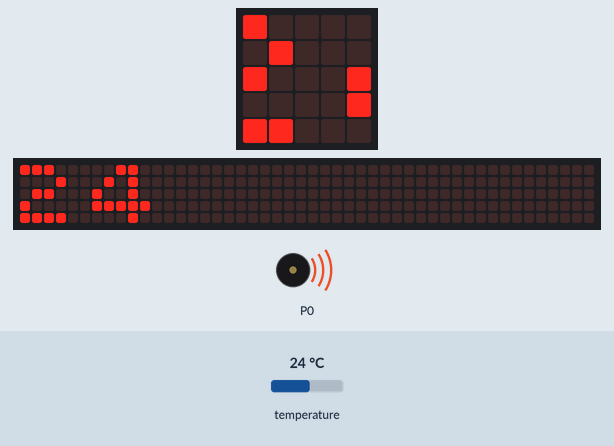
Bench run of a program on a simulated BBC micro:bit (MakeCode). Shown: the board's 5×5 LED display, a strip that is not on the board, showing the scrolling text unrolled, buzzer (waves = sounding). Inputs (shaded band) come from the test bench; at power-on: temperature 24 °C. The 48×5 strip is a reading aid, not a part: it shows the text the display is scrolling, unrolled, one strip-width of it at a time.

Above: at 1.2 s.
1.3 s: temperature set to 12 °C
At 3.4 s:
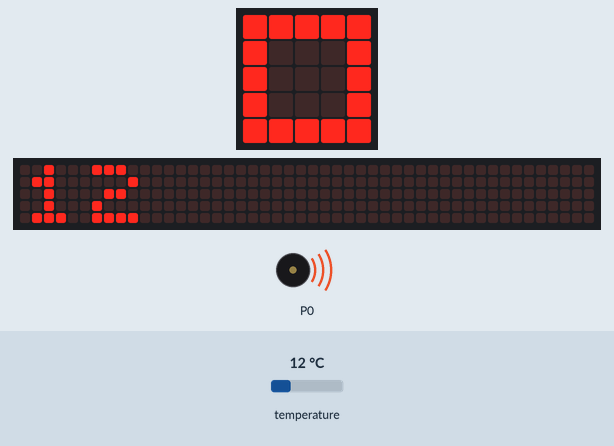
4.8 s: temperature set to 19 °C
At 6.76 s:
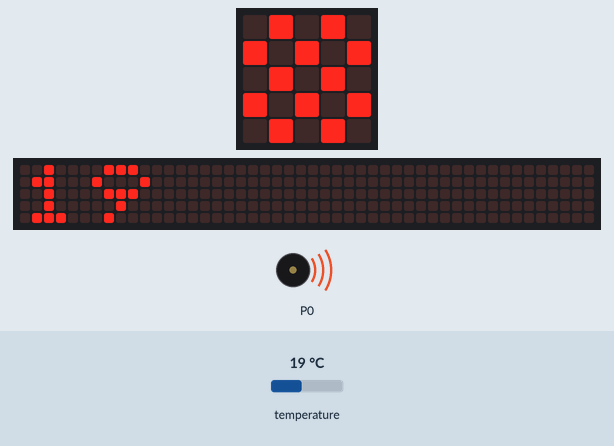
7.9 s: temperature set to 20.4 °C
At 12.43 s:
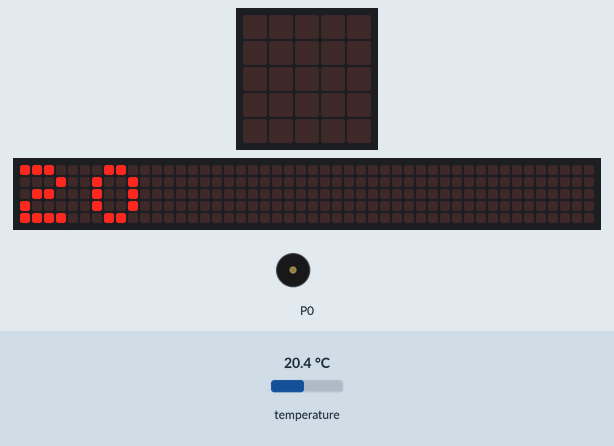
Timing chart, 0 to 13.9 s (numbered marks = the images above; inputs shaded):
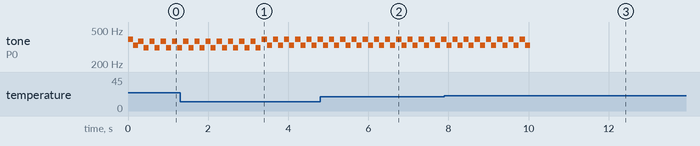

The program:

main.ts
```typescript
let temperatura = 0
music.setVolume(255)
basic.forever(function () {
    if (temperatura < 20) {
        music.playTone(392, music.beat(BeatFraction.Quarter))
        music.playTone(330, music.beat(BeatFraction.Quarter))
    }
    if (temperatura > 20) {
        music.playTone(370, music.beat(BeatFraction.Quarter))
        music.playTone(311, music.beat(BeatFraction.Quarter))
    }
})
basic.forever(function () {
    temperatura = input.temperature()
    basic.showNumber(input.temperature())
    if (temperatura < 20) {
        basic.showIcon(IconNames.Chessboard)
    }
    if (temperatura > 20) {
        basic.showIcon(IconNames.Square)
    }
})
```

test.ts
```typescript
// aquí va el archivo "tests"; esto no se compilará cuando este paquete se utilice como una extensión.
```

Measured:
- the behaviour switches between 19.9 and 20 °C on temperature (found by bisection; images 2 and 3)
- by itself, tone on P0: repeats every 0.28 s: silent 0.03 s, 392 Hz 0.13 s, 330 Hz 0.13 s, until it stays silent from 10.0 s
- what the display in image 3 shows lasts 0.5 s, from 12.2 s to 12.7 s
